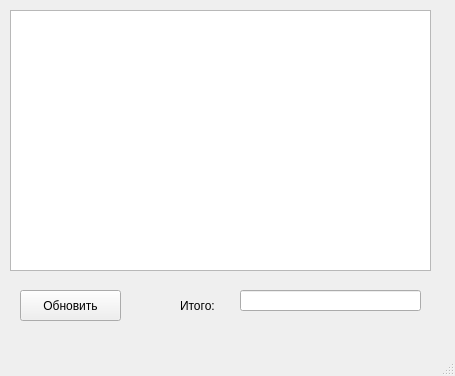
<?xml version="1.0" encoding="UTF-8"?>
<ui version="4.0">
 <class>MainWindow</class>
 <widget class="QMainWindow" name="MainWindow">
  <property name="geometry">
   <rect>
    <x>0</x>
    <y>0</y>
    <width>455</width>
    <height>376</height>
   </rect>
  </property>
  <property name="windowTitle">
   <string>MainWindow</string>
  </property>
  <widget class="QWidget" name="centralwidget">
   <widget class="QTableWidget" name="tableWidget">
    <property name="geometry">
     <rect>
      <x>10</x>
      <y>10</y>
      <width>421</width>
      <height>261</height>
     </rect>
    </property>
   </widget>
   <widget class="QLabel" name="label">
    <property name="geometry">
     <rect>
      <x>180</x>
      <y>290</y>
      <width>41</width>
      <height>31</height>
     </rect>
    </property>
    <property name="text">
     <string>Итого:</string>
    </property>
   </widget>
   <widget class="QLineEdit" name="lineEdit">
    <property name="geometry">
     <rect>
      <x>240</x>
      <y>290</y>
      <width>181</width>
      <height>21</height>
     </rect>
    </property>
   </widget>
   <widget class="QPushButton" name="pushButton">
    <property name="geometry">
     <rect>
      <x>20</x>
      <y>290</y>
      <width>101</width>
      <height>31</height>
     </rect>
    </property>
    <property name="text">
     <string>Обновить</string>
    </property>
   </widget>
  </widget>
  <widget class="QMenuBar" name="menubar">
   <property name="geometry">
    <rect>
     <x>0</x>
     <y>0</y>
     <width>455</width>
     <height>21</height>
    </rect>
   </property>
  </widget>
  <widget class="QStatusBar" name="statusbar"/>
 </widget>
 <resources/>
 <connections/>
</ui>
